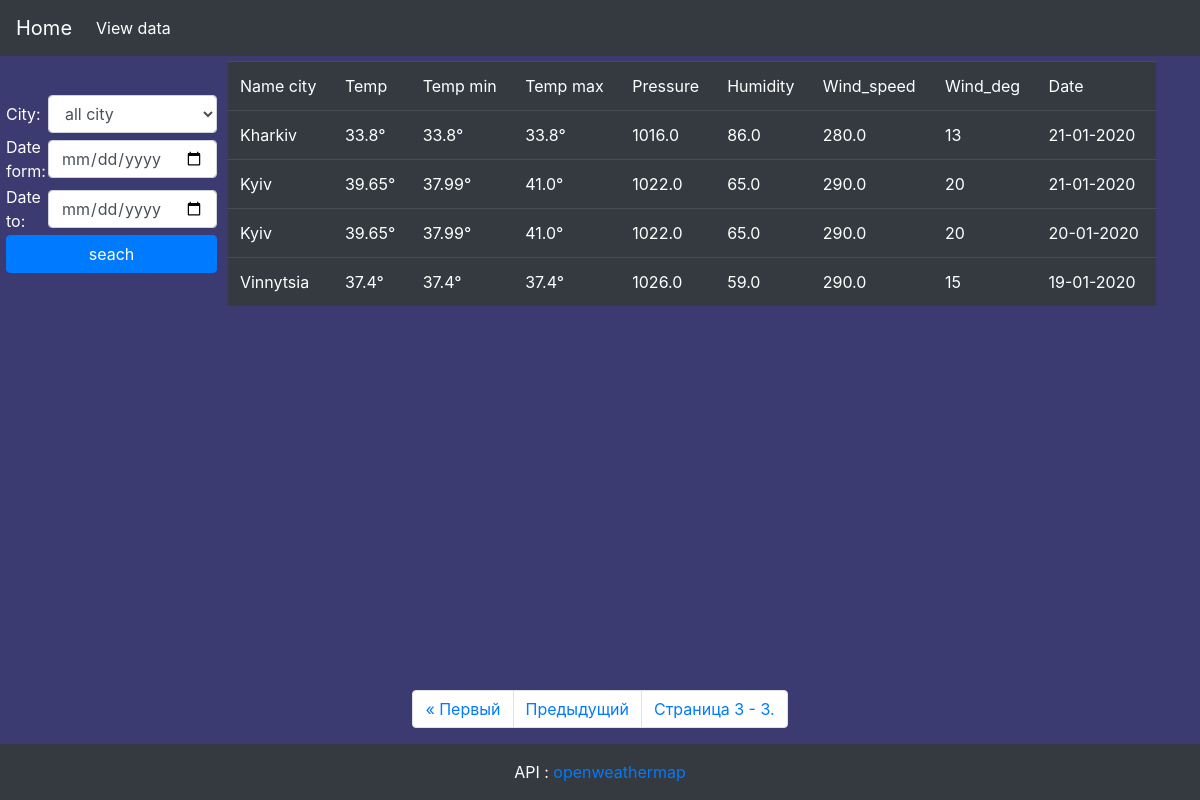
/data/?page=3, run on the app's committed database.
### weather/models.py (models this page shows, shortened)
class City(models.Model):
    name = models.CharField(max_length=255)
    code = models.IntegerField()
    coord_lon = models.FloatField()
    coord_lat = models.FloatField()
    temp = models.FloatField()
    temp_min = models.FloatField()
    temp_max = models.FloatField()
    pressure = models.FloatField()
    humidity = models.FloatField()
    wind_speed = models.FloatField()
    wind_deg = models.IntegerField()
    date = models.DateField(auto_now=True)

### weather/views.py (the view, shortened to what this page needs)
# urls.py: path('data/', Data_C.as_view()),
class Data_C(View):
    def get(self, request, *args, **kwargs):
        ex = {}
        data = City.objects.all().order_by('-id')
        if (request.GET.get('city')):
            ex['select_city'] = request.GET.get('city') # select city for paginator
            data = data.filter(name=request.GET.get('city'))
        if (request.GET.get('date_form')):
            data = data.filter(date__gte=request.GET.get('date_form'))
        if(request.GET.get('date_to')):
            data = data.filter(date__lte=request.GET.get('date_to'))
        if (request.GET.get('code')):
            ex['this_data'] = int(request.GET.get('code')) # select user query
        ex['city'] = City.objects.raw('select id, name from weather_city group by name') #all citry to db for list
        page = Paginator(data,6)
        if (request.GET.get('page')):
            pg = request.GET.get('page')
            ex['data'] = page.get_page(pg)
        else:
            ex['data'] = page.get_page(1)
        return render(request, 'data.html',ex)

### templates/data.html (shortened to what this page needs)
{% extends 'base.html' %}
{% block head %}
    {% load static %}
    <link rel="stylesheet" href="{% static 'css/page_data.css' %}">
{% endblock %}
{% block content %}
    <div class="ps_content">
        <div class="forms">
            <form class="forma_f" action="">
                <table>
                    <tr>
                        <td class="white">City:</td>
                        <td>
                            <select class="form-control" name="city" id="city">
                                <option value="">all city</option>
                            </select>
                        </td>
                    </tr>
                    <tr>
                        <td class="white">Date form:</td>
                        <td>
                            <input class="form-control" type="date" name="date_form"
                                   value="{% for key,value in request.GET.items %}{% if key == 'date_form' %}{{ value }}{% endif %}{% endfor %}">
                        </td>
                    </tr>
                    <tr>
                        <td class="white">Date to:</td>
                        <td>
                            <input class="form-control" type="date" name="date_to"
                                   value="{% for key,value in request.GET.items %}{% if key == 'date_to' %}{{ value }}{% endif %}{% endfor %}">
                        </td>
                    </tr>
                    <tr>
                        <td colspan="2">
                            <input class="btn btn-primary" type="submit" value="seach">
                        </td>
                    </tr>
                </table>
            </form>
        </div>
        <div class="table_data">
            <table class="table table-dark">
                <thead>
                <tr>
                    <td>Name city</td>
                    <td>Temp</td>
                    <td>Temp min</td>
                    <td>Temp max</td>
                    <td>Pressure</td>
                    <td>Humidity</td>
                    <td>Wind_speed</td>
                    <td>Wind_deg</td>
                    <td>Date</td>
                </tr>
                </thead>
                <tbody>
                {% for i in data.object_list %}
                    <tr {% if this_data == i.id %} class="red" {% endif %}>
                        <td>{{ i.name }}</td>
                        <td>{{ i.temp }}°</td>
                        <td>{{ i.temp_min }}°</td>
                        <td>{{ i.temp_max }}°</td>
                        <td>{{ i.pressure }}</td>
                        <td>{{ i.humidity }}</td>
                        <td>{{ i.wind_speed }}</td>
                        <td>{{ i.wind_deg }}</td>
                        <td>{{ i.date|date:'d-m-Y' }}</td>
                    </tr>
                {% endfor %}
                </tbody>
            </table>
        </div>
    </div>
    <ul class="pagination">
        {% if data.has_previous %}
            <li class="page-item"><a class="page-link" href="?page=1{% for key,value in request.GET.items %}{% ifnotequal key 'page' %}&{{ key }}={{ value }}{% endifnotequal %}{% endfor %}">&laquo; Первый</a></li>
            <li class="page-item"><a class="page-link"  href="?page={{ data.previous_page_number }}{% for key,value in request.GET.items %}{% ifnotequal key 'page' %}&{{ key }}={{ value }}{% endifnotequal %}{% endfor %}">Предыдущий</a></li>
        {% endif %}
        <li class="page-item"> <div class="page-link">Страница {{ data.number }} - {{data.paginator.num_pages }}.</div> </li>
    </ul>
{% endblock %}

### static/css/start_page.css (style rules this page uses)
html, body { height: 100%; }
body { display: flex; flex-direction: column; }
body { background: #0a0a4ecc; }

### static/css/page_data.css (style rules this page uses)
.table { margin: 5px; width: 95%; }
.forma_f { display: flex; flex-direction: column; }
.ps_content { width: 100%; display: flex; align-items: center; }
.forms { margin: 5px; }
.table_data { width: 100%; }
.btn { width: 100%; }
.white { color: white; width: 50px; }

### data on the page
City: name "Kharkiv", temp "33.8", temp_min "33.8", temp_max "33.8", pressure "1016.0", humidity "86.0", wind_speed "280.0", wind_deg "13", date "21-01-2020"
City: name "Kyiv", temp "39.65", temp_min "37.99", temp_max "41.0", pressure "1022.0", humidity "65.0", wind_speed "290.0", wind_deg "20", date "21-01-2020"
City: name "Kyiv", temp "39.65", temp_min "37.99", temp_max "41.0", pressure "1022.0", humidity "65.0", wind_speed "290.0", wind_deg "20", date "20-01-2020"
City: name "Vinnytsia", temp "37.4", temp_min "37.4", temp_max "37.4", pressure "1026.0", humidity "59.0", wind_speed "290.0", wind_deg "15", date "19-01-2020"

### other printed values
{{ data.number }} "3"
{{ data.paginator.num_pages }} "3"
